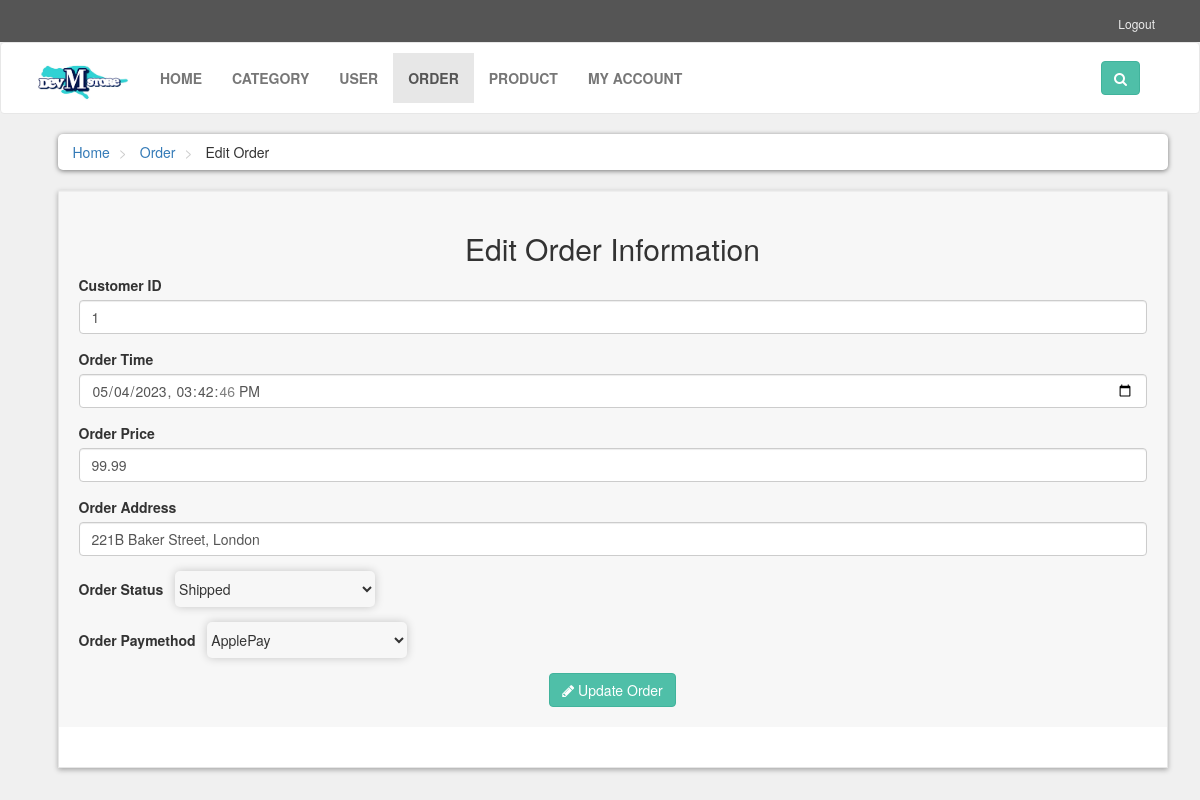
/update_order.php?order_id=1, run on the app's committed database.
### tables this page shows
CREATE TABLE `orders` (
  `order_id` int(11) NOT NULL,
  `customer_id` int(11) NOT NULL,
  `order_time` datetime NOT NULL DEFAULT current_timestamp(),
  `order_price` float NOT NULL,
  `order_address` varchar(255) NOT NULL,
  `order_status` varchar(255) NOT NULL,
  `order_paymethod` varchar(255) NOT NULL
);

### update_order.php (the view, shortened to what this page needs)
<!DOCTYPE html>
<html lang="en">
<head>
    <link rel="stylesheet" href="styles/bootstrap-337.min.css">
    <link rel="stylesheet" href="font-awsome/css/font-awesome.min.css">
    <link rel="stylesheet" href="styles/style.css">
</head>
<body>
    <div id="top">
       <div class="container">
        <div class="col-md-6 offer">
        </div>
           <div class="col-md-6">
               <ul class="menu">
                   <li>
                       <a href="index.php">Logout</a>
                   </li>
               </ul>
           </div>
       </div>
   </div>
    <div id="navbar" class="navbar navbar-default">
       <div class="container">
           <div class="navbar-header">
                <a href="index1.php" class="navbar-brand home">
                    <img src="images/logo.png" style='width: 100px;'alt="M-dev-Store Logo" class="hidden-xs">
                </a>
           </div>
           <div class="navbar-collapse collapse" id="navigation">
                <div class="padding-nav">
                   <ul class="nav navbar-nav left">
                        <li>
                           <a href="index1.php">Home</a>
                        </li>
                        <li>
                           <a href="category.php">Category</a>
                        </li>
                        <li>
                           <a href="customer.php">User</a>
                        </li>
                        <li class="active">
                           <a href="order.php">Order</a>
                        </li>
                        <li>
                            <a href="products.php">Product</a>
                        </li>
                        <li>
                           <a href="my_account.php?1">My Account</a>
                        </li>
                   </ul>
                </div>
                <div class="navbar-collapse collapse right">
                   <button class="btn btn-primary navbar-btn" type="button" data-toggle="collapse" data-target="#search">
                       <i class="fa fa-search"></i>
                   </button>
               </div>
            </div>
       </div>
    </div>
    <div id="content">
       <div class="container">
           <div class="col-md-12">
               <ul class="breadcrumb">
                   <li>
                       <a href="index1.php">Home</a>
                   </li>
                   <li>
                        <a href="order.php">Order</a>
                   </li>
                   <li>
                        Edit Order
                   </li>
               </ul>
            </div>
            <div class="col-md-9" style="width: 100%;">
                <div class="box">
                    <div class="box-header">
                        <center>
                           <h2> Edit Order Information</h2>
                        </center>
                        <?php
                            $servername = "localhost";
                            $username = "root";
                            $password = "";
                            $dbname = "admin_platform";
                            $conn = mysqli_connect($servername, $username, $password, $dbname);
                            if (isset($_GET['order_id'])) {
                                $order_id = $_GET['order_id'];
                                $stmt = mysqli_prepare($conn, "SELECT * FROM orders WHERE order_id=?");
                                mysqli_stmt_bind_param($stmt, "i", $order_id);
                                mysqli_stmt_execute($stmt);
                                $result = mysqli_stmt_get_result($stmt);
                                if (mysqli_num_rows($result) == 1) {
                                    $row = mysqli_fetch_assoc($result);
                                    $customer_id = $row['customer_id'];
                                    $order_time = $row['order_time'];
                                    $order_price = $row['order_price'];
                                    $order_address = $row['order_address'];
                                    $order_status = $row['order_status'];
                                    $order_paymethod = $row['order_paymethod'];
                                }
                            }
                            ?>
                            <form method="post">
                                <div class='form-group'>
                                    <label>Customer ID</label>
                                    <input type='text' class='form-control' name='customer_id' value="<?php echo htmlspecialchars($customer_id); ?>" >
                                </div>
                                <div class='form-group'>
                                    <label>Order Time</label>
                                    <input type='datetime-local' class='form-control' name='order_time' value="<?php echo htmlspecialchars($order_time); ?>">
                                </div>
                                <div class='form-group'>
                                    <label>Order Price</label>
                                    <input type='text' class='form-control'  name='order_price' value="<?php echo htmlspecialchars($order_price); ?>" required>
                                </div>
                                <div class='form-group'>
                                    <label>Order Address</label>
                                    <input type='text' class='form-control'  name='order_address' value="<?php echo htmlspecialchars($order_address); ?>" required>
                                </div>
                                <div class='form-group'>
                                    <label>Order Status</label>
                                    <select class="styled-select"  name='order_status'>
                                        <option value='Shipped'<?php if ($order_status == 'Shipped') echo 'selected'; ?>>Shipped</option>
                                    </select><br>
                                </div>
                                <div class='form-group'>
                                    <label>Order Paymethod</label>
                                    <select class="styled-select" name='order_paymethod'>
                                        <option value='ApplePay' <?php if ($order_paymethod == 'ApplePay') echo 'selected'; ?>>ApplePay</option>
                                    </select><br>
                                </div>
                                <div class="text-center">
                                    <button type="submit" name="update_order" class="btn btn-primary">
                                    <i class="fa fa-pencil"></i> Update Order
                                    </button>
                                </div>
                            </form>
                    </div>
                </div>
            </div>
        </div>
    </div>
</body>
</html>

### styles/style.css (style rules this page uses)
body { font-size: 14px; line-height: 1.42857143; color: #333333; background: #f0f0f0; overflow-x: hidden; }
#top { background: #555555; padding: 10px 0; }
#top .offer { color: #ffffff; }
#top a { color: #ffffff; }
#top ul.menu { padding-top: 5px; margin: 0px; text-align: right; font-size: 12px; list-style: none; }
#top ul.menu > li { display: inline-block; }
#top ul.menu > li a { color: #eeeeee; }
.navbar { background: #ffffff; }
.navbar-collapse .right { float: right; }
.navbar-brand { float: left; padding: 10px 15px; font-size: 18px; line-height: 20px; height: 70px; }
.navbar ul.nav > li > a { text-transform: uppercase; font-weight: bold; font-size: 14px; }
.padding-nav { padding-top: 10px; }
.btn-primary { color: rgb(255, 255, 255); background: rgb(79, 191, 168); border-color: rgb(65, 179, 156); }
.box { background: #ffffff; margin: 0 0 30px; border: solid 1px #e6e6e6; box-sizing: border-box; padding: 20px; box-shadow: 0px 2px 5px rgba(0, 0, 0, .3); }
#content { padding-left: 25px; }
.breadcrumb { padding: 8px 15px; margin-bottom: 20px; background: #ffffff; border-radius: 5px; box-shadow: 0px 1px 5px rgba(0, 0, 0, .5); }
.breadcrumb> li + li:before { content: ">\00a0"; color: #cccccc; }
.box .box-header { background-color: #f7f7f7; margin: -20px -20px 20px; padding: 20px; border-top: 1px solid #eeeeee; }

### update_order.php (style rules this page uses)
.styled-select { position: relative; width: 200px; height: 36px; overflow: hidden; background-color: #f7f7f7; border-radius: 5px; border: none; box-shadow: 0px 0px 10px rgba(0, 0, 0, 0.2); }
.styled-select option { padding: 10px; background-color: #f7f7f7; color: #666; font-size: 16px; border: none; border-radius: 0; transition: all 0.2s ease-in-out; }
.styled-select option:checked { background-color: #f9b600; color: #fff; }
.styled-select:after { content: ""; position: absolute; top: 50%; right: 10px; width: 0; height: 0; margin-top: -3px; border-left: 6px solid transparent; border-right: 6px solid transparent; border-top: 6px solid #333; transition: all 0.2s ease-in-out; }

### data on the page
orders: customer_id "1", order_time "05/04/2023 15:42:46", order_price "99.99", order_address "221B Baker Street, London", order_status "Shipped", order_paymethod "ApplePay"
